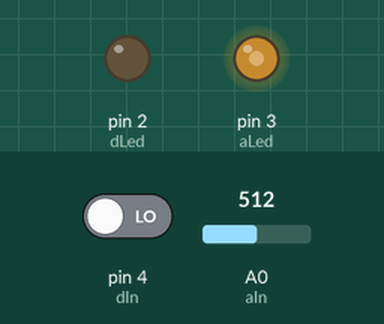
This sketch was run on a simulated Arduino Uno, built with avr-gcc and run on an emulated ATmega328P. Parts: output pins drawn as LEDs (lit = HIGH). The inputs (shaded band) are chosen by the test bench; at power-on: A0 (aIn) = 512, pin 4 (dIn) LOW.

Above: at 1.2 s.
1.3 s: A0 (aIn) set to 716
At 2.1 s:
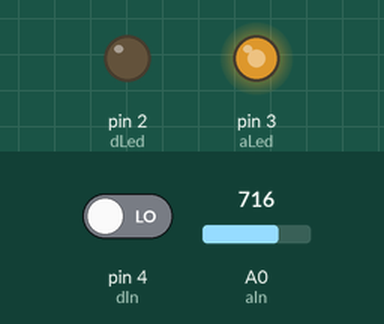
2.8 s: pin 4 (dIn) driven HIGH
At 3.2 s:
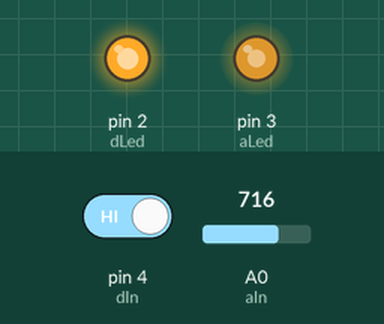
4.3 s: A0 (aIn) set to 900
At 5.5 s:
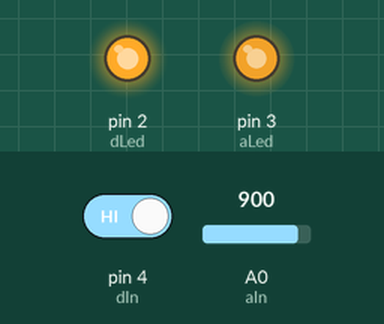
5.8 s: pin 4 (dIn) driven LOW
At 6.7 s:
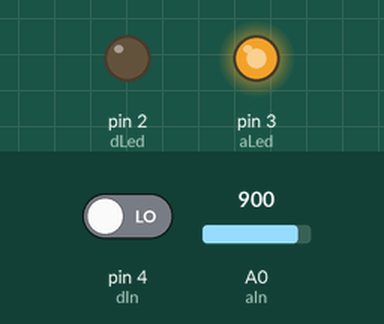
7.3 s: A0 (aIn) set to 122
At 7.9 s:
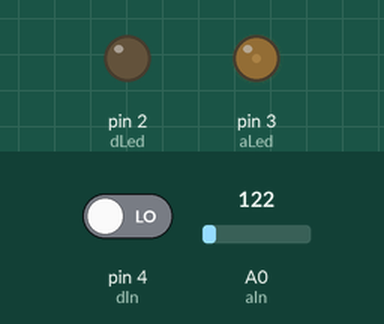
8.8 s: pin 4 (dIn) driven HIGH
At 10.2 s:
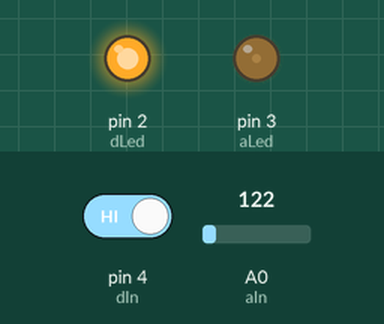
Timing chart, 0 to 11.3 s (numbered marks = the images above; inputs shaded):
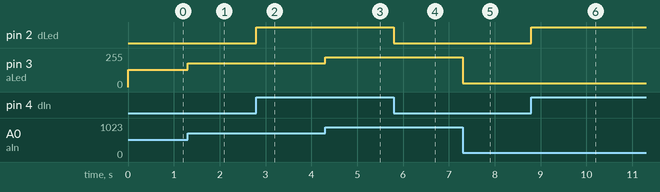

Measured:
- after the input at 1.3 s, pin 3 (aLed): 128/255 → 179/255 at once
- after the input at 2.8 s, pin 2 (dLed): LOW → HIGH at once
- after the input at 4.3 s, pin 3 (aLed): 179/255 → 225/255 at once
- after the input at 5.8 s, pin 2 (dLed): HIGH → LOW at once
- after the input at 7.3 s, pin 3 (aLed): 225/255 → 30/255 at once
- after the input at 8.8 s, pin 2 (dLed): LOW → HIGH at once

The sketch:

Uno-tester.ino
```cpp
// int digitalPins[12] = {13,12,11,10,9,8,7,6,5,4,3,2};
// int analogPins[6] = {A5,A4,A3,A2,A1,A0};
// int mainTestPin = 0;

// //plan, make every pin output and end in pin 0. check if pin 0 reads then
// //serial print status.
```

2.5.1_2-led.control.ino
```cpp
int dLed = 2;
int aLed = 3;
int dIn = 4;
int aIn = A0;

void setup(){

    //preparing needed pins:
    pinMode(dLed,OUTPUT);//digital
    pinMode(aLed,OUTPUT);//digital pwm
    pinMode(dIn,INPUT);//digital in
    pinMode(aIn,INPUT);//analog in

}

void loop(){
    analogWrite(aLed,analogRead(aIn)/4);
    digitalWrite(dLed,digitalRead(dIn));
}
```
